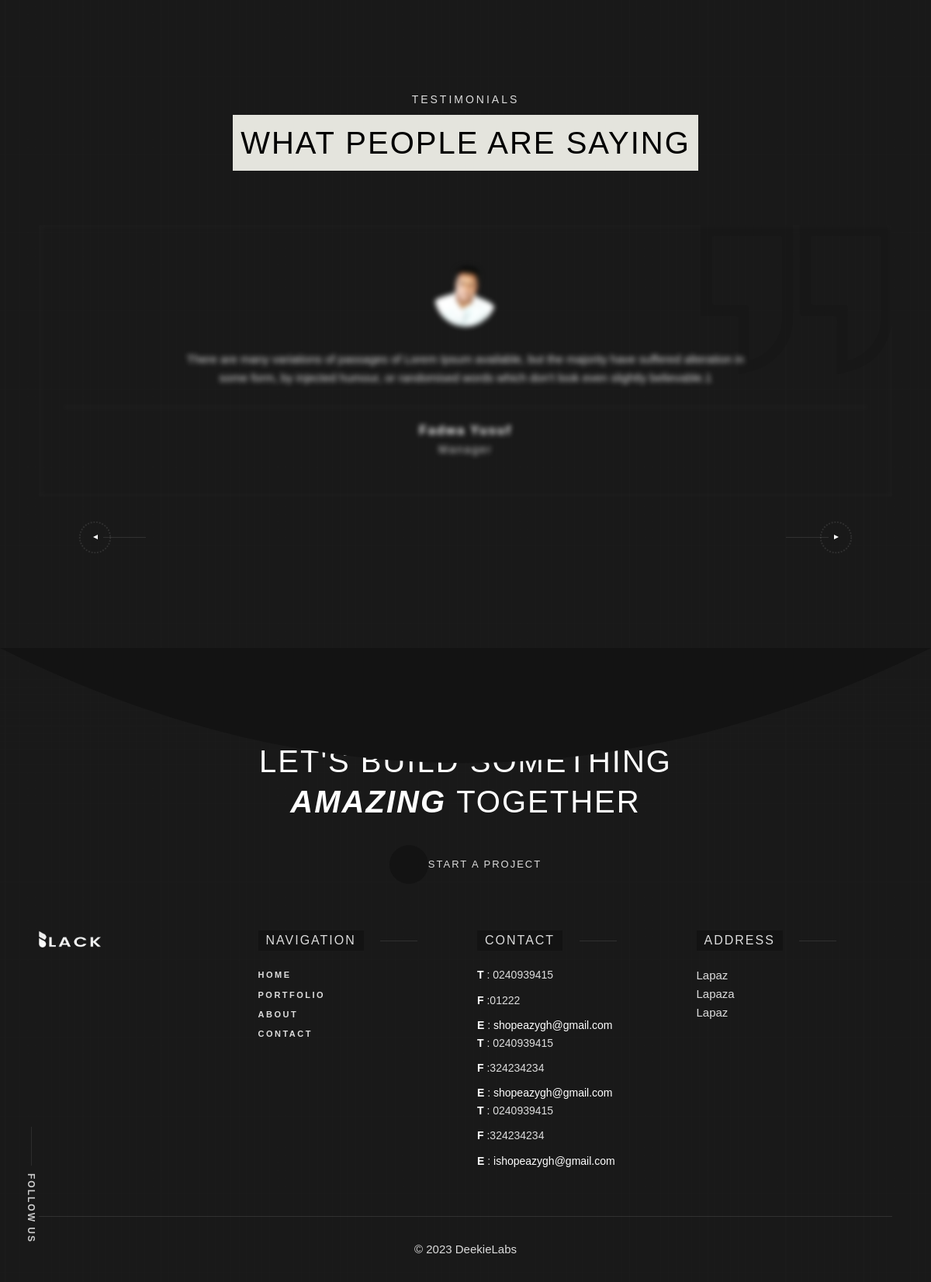
The app's page / (lower part), older data.
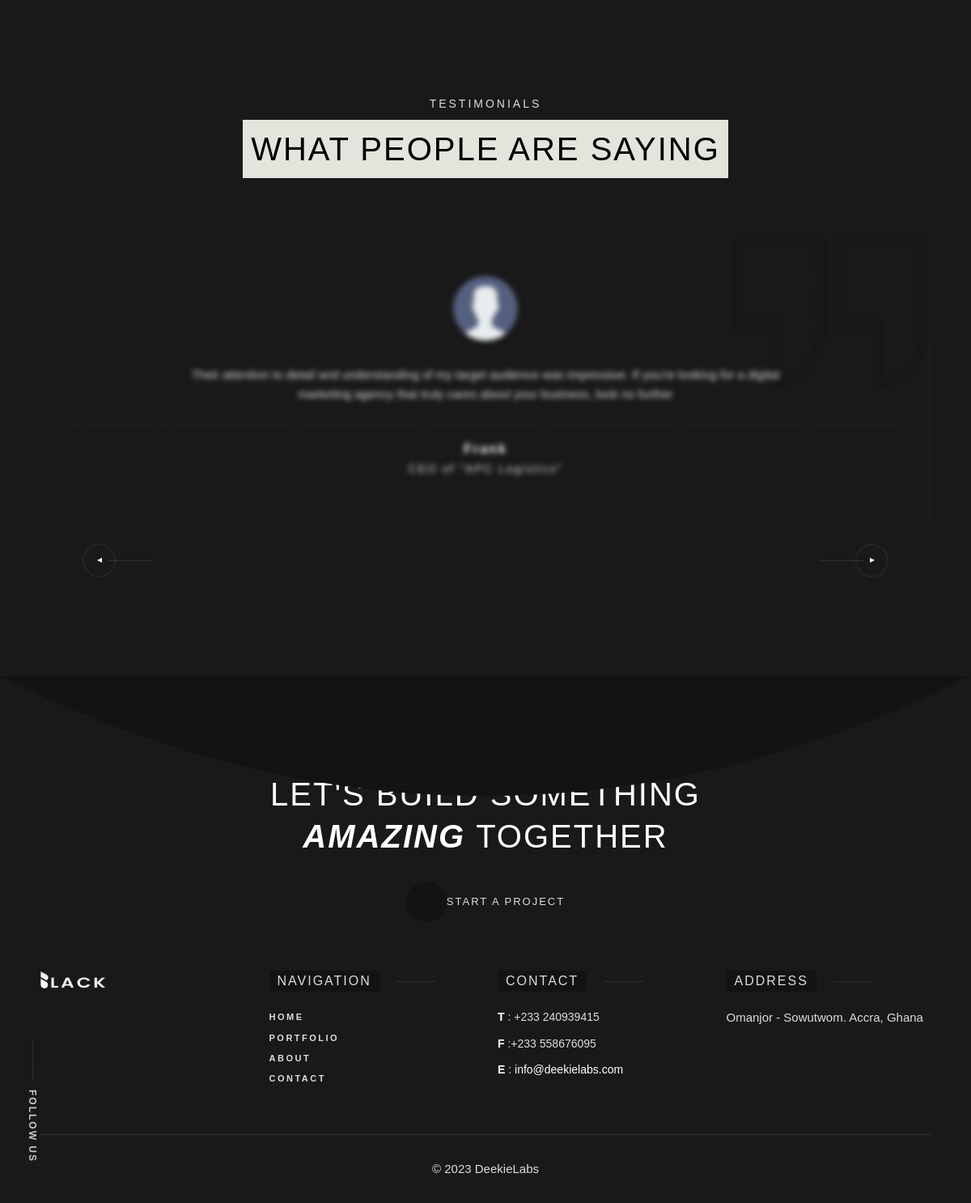
The same page, newer data.
### main/models.py (models this page shows, shortened)
class Review(models.Model):
    reviewer_name = models.CharField(max_length=150)
    reviewer_position = models.CharField(max_length=150)
    reviewer_message = models.TextField()
    reviewer_image = models.ImageField(
        null=True, blank=True, upload_to='review_img', default="review_img/avatar.svg")
    id = models.UUIDField(default=uuid.uuid4, unique=True,
                          primary_key=True, editable=False)

class ContactDetails(models.Model):
    address = models.CharField(max_length=150)
    phone = models.CharField(max_length=150)
    phone_2 = models.CharField(max_length=150)
    email = models.EmailField(max_length=254)
    id = models.UUIDField(default=uuid.uuid4, unique=True,
                          primary_key=True, editable=False)

### main/views.py (the view)
# urls.py: path('', views.home, name="home"),
def home(request):
    contact_details = ContactDetails.objects.all()
    reviews = Review.objects.all()
    title = 'Home'
    context = {
        'title':title,
        'contact_details':contact_details,
        'reviews':reviews
    }
    return render(request, 'main/home.html', context)

### main/templates/main/home.html (shortened to what this page needs)
{% extends 'layouts/base.html' %}
    {% block content %}
    {% load static %}
        <main id="main_root" class="main-root">
    <div id="page_wrapper" class="wrapper">
        <div class="p-relative section-padding background-section">
            <div class="container">
                <div class="section-title d-flex justify-content-center text-center mb-70">
                    <div class="sub-section-title ">
                        <span class="description d-inline-block p-relative mb-10">testimonials</span>
                        <h2 class="title-h2 p-10 background-theme">What People are Saying</h2>
                    </div>
                </div>
                <div class="filter-swiper-blur image-left-style quote-box-style elementor-align-center text-center">
                    <div class="dsn-testimonials dsn-swiper p-relative has-parallax-image"
                         data-dsn-option='{"spaceBetween":30,"slidesPerView":1}'>
                        <div class="testimonials-content">
                            <div class="testimonial-inner">
                                <div class="swiper-container">
                                    <div class="swiper-wrapper">
                                        {% for review in reviews %}
                                            <div class="swiper-slide testimonial-inner-item border-style">
                                            <div class="avatar box-img dsn-auto">
                                                <img src='{{ review.reviewer_image.url}}' class="cover-bg-img" alt=''/>
                                            </div>
                                            <div class="testimonial-item">
                                                <div class="testimonial-content mb-25">
                                                    <div class="quote">
                                                        <p class="max-w750 testimonial-content p-large">
                                                            {{review.reviewer_message}}
                                                        </p>
                                                    </div>
                                                </div>
                                                <div class="content-inner border-top justify-content-center">
                                                    <div class="d-flex align-items-center ">
                                                        <div class="label box-text">
                                                            <h4 class="testimonial-name sm-title-block">{{review.reviewer_name}}</h4>
                                                            <h5 class="testimonial-position">{{review.reviewer_position}}</h5>
                                                        </div>
                                                    </div>
                                                </div>
                                            </div>
                                        </div>
                                        {% endfor %}
                                    </div>
                                </div>
                            </div>
                            <div class="dsn-swiper-paginate  d-flex p-relative w-100 h-100 mt-30 align-items-center container justify-content-between">
                                <div class="swiper-prev">
                                    <div class="prev-container">
                                        <div class="container-inner">
                                            <div class="triangle"></div>
                                            <svg class="circle" xmlns="http://www.w3.org/2000/svg" viewBox="0 0 24 24">
                                                <g class="circle-wrap" fill="none" stroke-width="1"
                                                   stroke-linejoin="round" stroke-miterlimit="10">
                                                    <circle cx="12" cy="12" r="10.5"></circle>
                                                </g>
                                            </svg>
                                        </div>
                                    </div>
                                </div>
                                <div class="swiper-next">
                                    <div class="next-container">
                                        <div class="container-inner">
                                            <div class="triangle"></div>
                                            <svg class="circle" xmlns="http://www.w3.org/2000/svg" width="24"
                                                 height="24" viewBox="0 0 24 24">
                                                <g class="circle-wrap" fill="none" stroke-width="1"
                                                   stroke-linejoin="round" stroke-miterlimit="10">
                                                    <circle cx="12" cy="12" r="10.5"></circle>
                                                </g>
                                            </svg>
                                        </div>
                                    </div>
                                </div>
                            </div>
                        </div>
                    </div>
                </div>
            </div>
        </div>
        {% include 'includes/footer.html' %}
    </div>
</main>
    {% endblock %}

### templates/layouts/base.html (shortened to what this page needs)
{% load static %}
<!doctype html>
<html class="no-js" lang="">
<head>
    <link href="{% static 'assets/css/plugins.css'%}" rel="stylesheet"/>
    <link rel="stylesheet" href="{% static 'assets/css/style.css' %}">
	<link rel="stylesheet" href="https://cdnjs.cloudflare.com/ajax/libs/toastr.js/latest/toastr.min.css" />
</head>
<body class="v-dark bg-dots dsn-ajax">
{% block content %}
{% endblock content %}
<div class="social-side d-flex align-items-center flex-column justify-content-center">
    <ul class="socials d-flex flex-column-reverse">
        <li style="--dsn-index-animate : 0;">
            <a href="personal.html#0" target="_blank" rel="nofollow">
                <i class="fab fa-facebook-f" aria-hidden="true"></i> <span>Fb</span>
            </a>
        </li>
        <li style="--dsn-index-animate : 1;">
            <a href="personal.html#0" target="_blank" rel="nofollow">
                <i class="fab fa-instagram" aria-hidden="true"></i><span>Instagram</span>
            </a>
        </li>
        <li style="--dsn-index-animate : 2;">
            <a href="personal.html#0" target="_blank" rel="nofollow">
                <i class="fab fa-twitter" aria-hidden="true"></i><span>Tw</span>
            </a>
        </li>
        <li style="--dsn-index-animate : 3;">
            <a href="personal.html#0" target="_blank" rel="nofollow">
                <i class="fab fa-linkedin-in" aria-hidden="true"></i><span>Linkedin</span>
            </a>
        </li>
    </ul>
    <div class="icon">FOLLOW US</div>
</div>
<div id="line_head"><span class="container"></span></div>
</body>
</html>

### templates/includes/preloader.html (shortened to what this page needs)
{% load static %}

### templates/includes/menu-header.html (shortened to what this page needs)
{% load static %}

### templates/includes/footer.html (shortened to what this page needs)
{% load static %}
<footer id="dsn_footer" class="dsn-footer p-relative footer-animate svg-animate background-section">
            <svg class="dsn-separator dsn-separator-up  dsn-icon-main-color" width="100%" height="100%"
                 viewBox="0 0 100 10" preserveAspectRatio="none">
                <path class="path-anim separator__path" data-dsn-to="M 0 0 C 40 0 55 0 100 0 L 0 0 Z"
                      vector-effect="non-scaling-stroke" d="M 0 0 C 40 16 75 10 100 0 L 0 0 Z"></path>
            </svg>
            <div class="footer-content p-relative mt-section">
                <div class="text-center container">
                    <h2 class="title-h2 ">
                        LET'S BUILD SOMETHING
                        <span class="d-block"><b><i>AMAZING </i></b>TOGETHER</span>
                    </h2>
                    <div class="dsn-icon-heading-color dsn-def-btn d-flex justify-content-center mt-30">
                        <a class="dsn-btn dsn-border border-color-default  background-main  effect-ajax has-icon-left"
                           href="{% url 'contact' %}" data-dsn-text="START A PROJECT">
                        <span class="dsn-icon dsn-bg-before btn-icon-left heading-color z-index-1">
                            <i class="fas fa-angle-right" aria-hidden="true"></i>
                        </span>
                            <span class="title-btn p-relative  z-index-1 ">START A PROJECT</span>
                        </a>
                    </div>
                </div>
                <div class="dsn-container pt-60">
                    <div class="d-grid grid-lg-4 grid-md-2 ">
                        <div class="grid-col-1">
                            <div class="dsn-logo main-logo">
                                <div class="main-logo">
                                    <a href="" data-dsn-text="Blackdsn"
                                       class="custom-logo-link main-brand effect-ajax" rel="home">
                                        <img class="custom-logo logo-light" src="{% static 'assets/img/logo-light.png' %}"
                                             alt="Blackdsn"/>
                                    </a>
                                </div>
                            </div>
                            <ul class="dsn-socials box-social mt-20 dsn-icon-heading-color">
                                <li><a href="personal.html#0" target="_blank" rel="nofollow"
                                       class="init-color move-circle border-color-default" data-dsn="parallax"><span
                                        class="dsn-icon"><i class="fab fa-facebook-f"></i></span><span>FB</span></a>
                                </li>
                                <li><a href="personal.html#0" target="_blank" rel="nofollow"
                                       class="init-color move-circle border-color-default" data-dsn="parallax"><span
                                        class="dsn-icon"><i class="fab fa-twitter"></i></span><span>TW</span></a>
                                </li>
                                <li><a href="personal.html#0" target="_blank" rel="nofollow"
                                       class="init-color move-circle border-color-default" data-dsn="parallax"><span
                                        class="dsn-icon"><i
                                        class="fab fa-linkedin-in"></i></span><span>LN</span></a></li>
                                <li><a href="personal.html#0" target="_blank" rel="nofollow"
                                       class="init-color move-circle border-color-default" data-dsn="parallax"><span
                                        class="dsn-icon"><i class="fab fa-instagram"></i></span><span>IN</span></a>
                                </li>
                            </ul>
                        </div>
                        <div class="grid-col-2">
                            <h4 class="subtitle p-relative line-shape  line-shape-after "><span
                                    class="background-revere ">NAVIGATION</span>
                            </h4>
                            <div class="menu-footer-menu-container">
                                <ul id="menu-footer-menu" class="menu">
                                    <li class="menu-item">
                                        <a href="{% url 'home' %}" class="effect-ajax">HOME</a>
                                    </li>
                                    <li class="menu-item">
                                        <a href="{% url 'works' %}" class="effect-ajax">PORTFOLIO</a>
                                    </li>
                                    <li class="menu-item">
                                        <a href="{% url 'about' %}" class="effect-ajax">ABOUT</a>
                                    </li>
                                    <li class="menu-item">
                                        <a href="{% url 'contact' %}" class="effect-ajax">CONTACT</a>
                                    </li>
                                </ul>
                            </div>
                        </div>
                        <div class="grid-col-3">
                            <h4 class="subtitle p-relative line-shape  line-shape-after "><span
                                    class="background-revere ">CONTACT</span>
                            </h4>
                            {% for contact in contact_details %}
                                <div class="col-contact">
                                <p><strong>T</strong> : {{contact.phone}}</p>
                                <p class="mt-10"><strong>F</strong> :{{contact.phone_2}}</p>
                                <p class="over-hidden mt-10">
                                    <strong>E</strong> : <a class="link-hover" href="personal.html#"
                                                            data-hover-text="info@dsngrid.com">{{contact.email}}</a>
                                </p>
                            </div>
                            {% endfor %}
                        </div>
                        <div class="grid-col-4">
                            <h4 class="subtitle p-relative line-shape  line-shape-after "><span
                                    class="background-revere ">ADDRESS</span>
                            </h4>
                            <div class="col-address">
                                {% for contact in contact_details %}
                                    <p>
                                        {{contact.address}}
                                    </p>
                                {% endfor %}
                            </div>
                        </div>
                    </div>
                    <div class="footer-bottom mt-60 pt-30 border-top pb-30 text-center">
                        <p class="over-hidden">
                            © <script type="text/javascript">document.write(new Date().getFullYear());</script> DeekieLabs
                        </p>
                    </div>
                </div>
            </div>
        </footer>

Row changes from the older to the newer data that the page shows:
removed Review: reviewer_image (picture), reviewer_message "There are many variations of passages of Lorem Ipsum available, but the majority have suffered alteration in some form, by injected humour, or randomised words which don't look even slightly believable.1", reviewer_name "Fadwa Yusuf", reviewer_position "Manager"
removed ContactDetails: phone "0240939415", phone_2 "01222", email "shopeazygh@gmail.com", address "Lapaz"
removed ContactDetails: phone "0240939415", phone_2 "324234234", email "shopeazygh@gmail.com", address "Lapaza"
removed ContactDetails: phone "0240939415", phone_2 "324234234", email "ishopeazygh@gmail.com", address "Lapaz"
added Review: reviewer_image (placeholder picture), reviewer_message "Their attention to detail and understanding of my target audience was impressive. If you're looking for a digital marketing agency that truly cares about your business, look no further", reviewer_name "Frank", reviewer_position "CEO of \"APC Logistics\""
added ContactDetails: phone "+233 240939415", phone_2 "+233 558676095", email "info@deekielabs.com", address "Omanjor - Sowutwom. Accra, Ghana"
